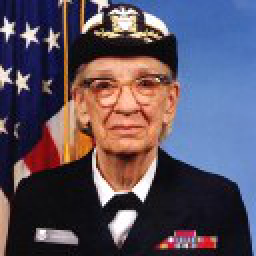
#> input picture packages/Pillow-SIMD/Pillow-SIMD-4.0.0.post0.tar.gz/Pillow-SIMD-4.0.0.post0/Tests/images/hopper.ppm, 128 x 128 px (shown 2 times larger)
$ python -i image.py   (imports and definitions only)   (Python 2 division)
#> lines starting #> are read from the running program, lines starting #| are printed output that depends on the picture
# -*- coding: utf-8 -*-
"""Image base module"""
from astropy.io import fits
from matplotlib import gridspec
import matplotlib.cm as cmaps
from matplotlib.pyplot import imread, figure, tight_layout
from numpy import ndarray, argmax, histogram, float32, uint, nan, linspace,\
            swapaxes, flipud, isnan, uint8, asarray
from os.path import abspath, splitext, basename, exists, join
from os import getcwd, remove
from warnings import warn
from datetime import datetime
from re import sub
from decimal import Decimal
from cv2 import pyrDown,resize, pyrUp, addWeighted
from scipy.ndimage.filters import gaussian_filter, median_filter
from traceback import format_exc
from collections import OrderedDict as od
from copy import deepcopy
try:
    from PIL.Image import open
except:
    pass

from .inout import get_all_valid_cam_ids
from .helpers import shifted_color_map, bytescale, map_roi, check_roi
from .exceptions import ImgMetaError

class Img(object):
    """ Image base class

    Implementation of image object for :mod:`pyplis` library. Images are
    represented as :class:`numpy.ndarray` objects and the image data is
    stored in the attribute ``self.img``.

    Supported file formats include those supported by the Python Imaging
    Library (see `here <http://pillow.readthedocs.io/en/3.4.x/handbook/
    image-file-formats.html#image-file-formats>`_) and the `FITS format
    <http://docs.astropy.org/en/stable/io/fits/>`_. Img objects can also be
    created from numpy arrays directly.

    The object includes several loading routines and basic image editing.
    Image meta information can be provided on creation of this instance by
    providing valid meta keys and the corresponding values, i.e.::

        png_image_file = "C:/Test/my_img_file.png"
        acq_time = datetime(2016, 10, 10, 13, 15, 12) #10/10/2016, 13:15:12
        exposure_time = 0.75 #s
        img = Img(png_image_file, start_acq = acq_time, texp = exposure_time)

    Meta information is stored in the dictionary ``self.meta`` and can be
    printed using :func:`print_meta`. The two most important image meta
    parameters are the acquisition time (``img.meta["start_acq"]``) and the
    exposure time (``img.meta["texp"]``). These two parameters have class own
    access methods (:func:`start_acq` and :func:`texp`).

    The class provides several image editing routines, of which the most
    important ones (within this library) are (please see documentation of the
    individual functions for more information):

        1. :func:`subtract_dark_image` (subtract a dark image)
        #. :func:`correct_dark_offset` (Correct for dark and offset. Models
                a dark image based on one dark and one offset image using the
                exposure time of this image, then uses 1. for subtraction)
        #. :func:`crop` (crop image within region of interest)
        #. :func:`apply_median_filter` (median filtering of image)
        #. :func:`add_gaussian_blurring` (Add blurring to image taking into
                account current blurring amount)
        #. :func:`apply_gaussian_blurring` (applies gaussian filter to image)
        #. :func:`pyr_down` (reduce image size using gaussian pyramide)
        #. :func:`pyr_up` (increase image size using gaussian pyramide)

    All image editing steps performed using these functions are logged in the
    dictionary ``self.edit_log``, it is therefore recommended to use the class
    own methods for these image editing routines (and not apply them manually
    to the image data, e.g. by using ``cv2.pyrDown(img.img)`` for resizing or
    ``img.img = img.img[y0:y1, x0:x1]`` for cropping a ROI ``[x0, x1, y0, y1]``
    ) in order to keep track of the changes applied.

    The default data accuracy is 32 bit floating point and can be changed
    on initiation (see :func:`__init__`).

    """
    _FITSEXT = [".fits", ".fit", ".fts"]

    def __init__(self, input=None, cam_id="", dtype=float32, **meta_info):
        """Class initialisation

        :param input: if input is valid (e.g. file path to an image type which
            can be read or numpy array) it is loaded
        :param str cam_id (""): ID of camera used. This can be important if
            a certain camera type has its own import routine within this class
        :param dtype: datatype for image data (float32)
        """
#> called with cam_id = ''
        if isinstance(input, Img):
            return input

        self._img = None #: the actual image data
        self.dtype = dtype
        self.vign_mask = None

        self.cam_id = cam_id

        #Log of applied edit operations
        self.edit_log = od([  ("darkcorr"   ,   0), # boolean
                              ("blurring"   ,   0), # int (width of kernel)
                              ("median"     ,   0), # int (size of filter)
                              ("crop"       ,   0), # boolean
                              ("8bit"       ,   0), # boolean
                              ("pyrlevel"   ,   0), # int (pyramide level)
                              ("is_tau"     ,   0), # boolean
                              ("vigncorr"   ,   0), # boolean (vignette corrected)
                              ("senscorr"   ,   0), # boolean (correction for sensitivity changes due to filter shifts)
                              ("dilcorr"    ,   0), # light dilution corrected
                              ("gascalib"   ,   0), # image is gas CD image
                              ("others"     ,   0)])# boolean

        self._roi_abs = [0, 0, 9999, 9999] #will be set on image load

        self._header_raw = {}
        self.meta = od([("start_acq"     ,   datetime(1900, 1, 1)),#datetime(1900, 1, 1)),
                        ("stop_acq"      ,   datetime(1900, 1, 1)),#datetime(1900, 1, 1)),
                        ("texp"          ,   float(0.0)), # exposure time [s]
                        ("focal_length"  ,   nan), # lense focal length [mm]
                        ("pix_width"     ,   nan), # horizontal pix pitch
                        ("pix_height"    ,   nan), # vert. pix pitch
                        ("bit_depth"     ,   nan), # pix bit depth
                        ("f_num"         ,   nan), # f number of lense
                        ("read_gain"     ,   0),   # boolean (on / off)
                        ("filter"        ,   ""),
                        ("path"          ,   ""),
                        ("file_name"     ,   ""),
                        ("file_type"     ,   ""),
                        ("device_id"     ,   ""),
                        ("ser_no"        ,   "")])


        if input is not None:
            self.load_input(input)

        for k, v in meta_info.iteritems():
            if self.meta.has_key(k) and isinstance(v, type(self.meta[k])):
                self.meta[k] = v
            elif self.edit_log.has_key(k):
                self.edit_log[k] = v
        try:
            self.set_roi_whole_image()
        except:
            pass

    @property
    def img(self):
        """Get / set image data"""
        return self._img

    @img.setter
    def img(self, val):
        """Setter for image data"""
        self._img = val

    # [6 lines left out: function set_data, not called in this run]

    def reload(self):
        """Try reload from file"""
        self.__init__(self.meta["path"])

    # [159 lines left out: functions load_input, make_histogram, get_brightness_range, crop, pyrlevel, roi and 5 more, not called in this run]

    def set_roi_whole_image(self):
        """Set current ROI to whole image area based on shape of image data"""
        h, w = self.img.shape[:2]

        self._roi_abs = [0, 0, w * 2**self.pyrlevel, h * 2**self.pyrlevel]

    # [107 lines left out: functions apply_median_filter, add_gaussian_blurring, apply_gaussian_blurring, to_pyrlevel, pyr_down, pyr_up and 2 more, not called in this run]

    """
    HELPER FUNCTIONS ETC
    """
    # [28 lines left out: functions print_meta, make_info_header_str, duplicate, normalise, not called in this run]

    def mean(self):
        """Returns mean value of current image data"""
        return self.img.mean()

    def std(self):
        """Returns standard deviation of current image data"""
        return self.img.std()

    def min(self):
        """Returns minimum value of current image data"""
        return self.img.min()

    def max(self):
        """Returns maximum value of current image data"""
        return self.img.max()

    # [26 lines left out: functions blend_other, _valid_cam_id, not called in this run]

    def meta(self, meta_key):
        """Returns current meta data for input key"""
        return self.meta[meta_key]

    """DECORATORS"""
    # [68 lines left out: functions start_acq, stop_acq, texp, gain, shape, pyr_up_factor and 3 more, not called in this run]

    """I/O"""
    # [14 lines left out: function load_hd_custom, not called in this run]

            #self.meta["read_gain"] = 0
#==============================================================================
#         except:
#             print "Error loading image meta info for HD custom cam"
#
#==============================================================================
    def load_file(self, file_path):
        """Try to import file specified by input path"""
        ext = splitext(file_path)[-1]
        if ext in self._FITSEXT:
            self.load_fits(file_path)
        elif self.cam_id == "hdcam":
            self.load_hd_custom(file_path)
        else:
            try:
                self.load_hd_new(file_path)
            except:
               self.img = imread(file_path).astype(self.dtype)
        self.meta["path"] = abspath(file_path)
        self.meta["file_name"] = basename(file_path)
        self.meta["file_type"] = ext

    def load_hd_new(self, file_path):
        """Load new format from Heidelberg group

        This format contains IPTC information
        """
        #try:
        im = open(file_path)
#> im is the input picture: PIL image 128x128 RGB; mean R, G, B 89.7, 80.1, 95.4
        self.img = asarray(im).astype(self.dtype)[::-1, 0::] #flip
#> in img, `self._img = val`:
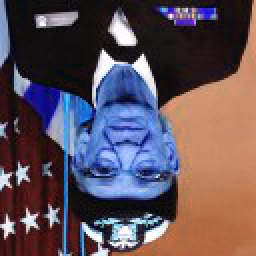
#> self._img: shape (128, 128, 3) float32 (shown 2 times larger); mean of channels 0, 1, 2 89.7, 80.1, 95.4; drawn as B, G, R
        self.meta["texp"] = float(im.tag_v2[270].split(" ")[0].split("s")[0])
        self.meta["start_acq"] = datetime.strptime("_".join(basename(file_path)
                                .split("_")[:3]), "%Y%m%d_%H%M%S_%f")

#==============================================================================
#         except:
#             self.img = imread(file_path).astype(self.dtype)
#==============================================================================

    # [84 lines left out: functions load_fits, save_as_fits, import_ec2_header, not called in this run]

    """PLOTTING AND VISUALSATION FUNCTIONS"""
    # [5 lines left out: function get_cmap, not called in this run]

    def show(self, zlabel=None, tit=None,**kwargs):
        """Plot image"""
        return self.show_img(zlabel,tit,**kwargs)

    # [76 lines left out: functions show_img, show_img_with_histo, show_histogram, not called in this run]

    def info(self):
        """Image info (prints string representation)"""
        print self.__str__()

    """MAGIC METHODS"""
    # [14 lines left out: function __str__, not called in this run]

    def __call__(self):
        """Return image numpy array on call"""
        return self.img

    # [75 lines left out: functions __add__, __sub__, __mul__, __div__, not called in this run]


>>> result = Img().load_file('../../../../Pillow-SIMD/Pillow-SIMD-4.0.0.post0.tar.gz/Pillow-SIMD-4.0.0.post0/Tests/images/hopper.ppm')
